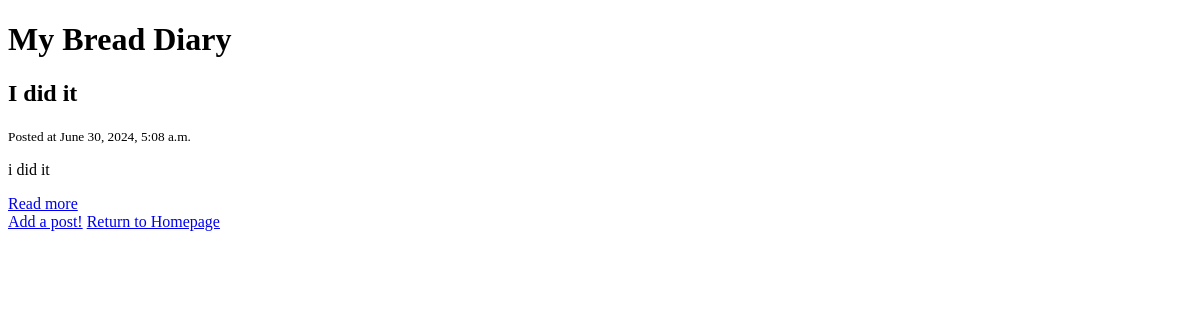
The page /blog/ on the database as committed earlier.
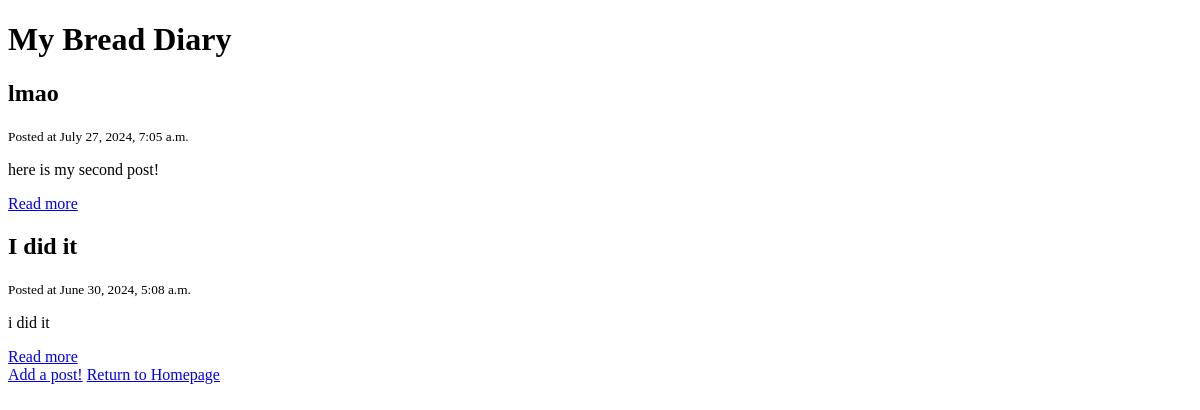
The same page on the database as committed later.
### blog/models.py (models this page shows)
class Post(models.Model):
    title =  models.CharField(max_length=255)
    slug = models.SlugField()
    intro = models.TextField()
    body = models.TextField()
    banner = models.ImageField(default='fallback.png', blank=True)
    date_added = models.DateTimeField(auto_now_add=True)
    class Meta:
        ordering = ['-date_added']

### blog/views.py (the view)
# urls.py: path("", views.blogpage, name ="blogpage"),
def blogpage(request):
    posts = Post.objects.all()
    return render(request, 'blog/blogpage.html', {'posts': posts})

### blog/templates/blog/blogpage.html
{% extends "blog/layout.html" %}
{% block body %}
<h1> My Bread Diary</h1>
    {% for post in posts %}
        <div class="post block">
            <h2 class="subtitle">{{ post.title }}</h2>
            <small> Posted at {{ post.date_added }}</small>
            <p> {{ post.intro }}</p>
            <a href="{% url 'post_detail' post.slug %}"> Read more </a>
        </div>
    {% endfor %}
    <a href="{% url 'add_post' %}"> Add a post!</a>
    <a href="{% url 'index' %}"> Return to Homepage</a>
{% endblock %}

Rows that differ between the two databases and show on the page:
added Post: title "lmao", date_added "July 27, 2024, 7:05 a.m.", intro "here is my second post!"
